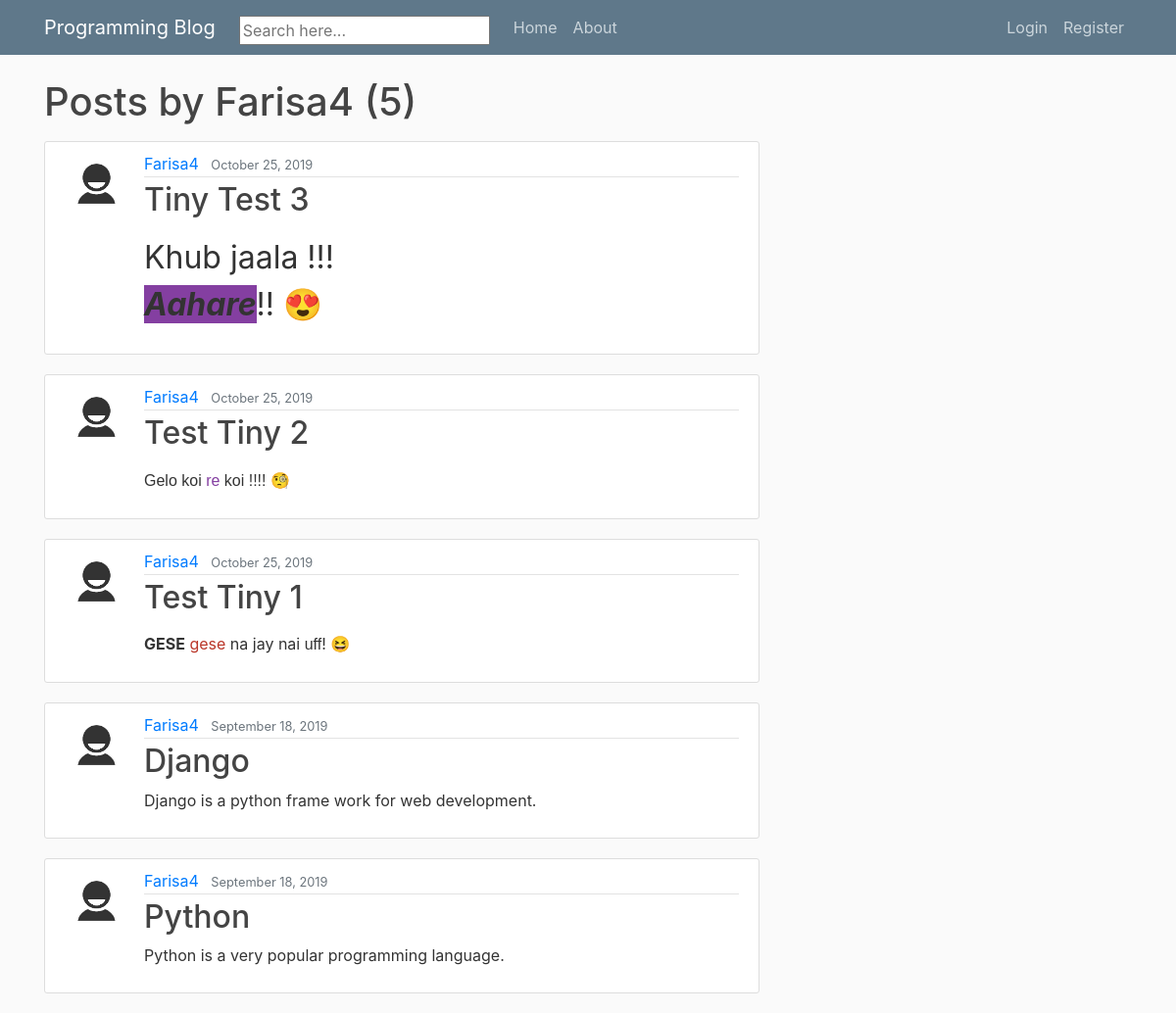
The app's page /user/Farisa4 with its own data.
### blog/models.py (models this page shows, shortened)
class Post(models.Model):
    title = models.CharField(max_length=100)
    content = HTMLField()
    date_posted = models.DateTimeField(default=timezone.now)
    author = models.ForeignKey(User, on_delete=models.CASCADE)

### users/models.py (models this page shows, shortened)
class Profile(models.Model):
    user = models.OneToOneField(User, on_delete=models.CASCADE)
    image = models.ImageField(default='default.jpg', upload_to='profile_pics')

### blog/views.py (the view)
# urls.py: path('user/<str:username>', UserPostListView.as_view(), name='user-posts'),
class UserPostListView(ListView):
    model = Post
    template_name = 'blog/user_posts.html'  # <app>/<model>_<viewtype>.html
    context_object_name = 'posts'
    paginate_by = 5
    def get_queryset(self):
        user = get_object_or_404(User, username=self.kwargs.get('username'))
        return Post.objects.filter(author=user).order_by('-date_posted')

### blog/templates/blog/user_posts.html (shortened to what this page needs)
{% extends "blog/base.html" %}
{% block content %}
    <h1 class="mb-3">Posts by {{ view.kwargs.username }} ({{ page_obj.paginator.count }})</h1>
    {% for post in posts %}
        <article class="media content-section">
          <img class="rounded-circle article-img" src="{{ post.author.profile.image.url }}">
          <div class="media-body">
            <div class="article-metadata">
              <a class="mr-2" href="{% url 'user-posts' post.author.username %}">{{ post.author }}</a>
              <small class="text-muted">{{ post.date_posted|date:"F d, Y" }}</small>
            </div>
            <h2><a class="article-title" href="{% url 'post-detail' post.id %}">{{ post.title }}</a></h2>
            <p class="article-content">{{ post.content|safe }}</p>
          </div>
        </article>
    {% endfor %}
{% endblock content %}

### blog/static/blog/main.css (style rules this page uses)
body { background: #fafafa; color: #333333; margin-top: 5rem; }
h1, h2, h3, h4, h5, h6 { color: #444444; }
.content-section { background: #ffffff; padding: 10px 20px; border: 1px solid #dddddd; border-radius: 3px; margin-bottom: 20px; }
.article-title { color: #444444; }
.article-content { white-space: pre-line; }
.article-img { height: 65px; width: 65px; margin-right: 16px; }
.article-metadata { padding-bottom: 1px; margin-bottom: 4px; border-bottom: 1px solid #e3e3e3 }

### records on screen
Post: author.profile.image (placeholder picture), author "Farisa4", date_posted "October 25, 2019", title "Tiny Test 3", content "Khub jaala !!! Aahare !! 😍"
Post: author.profile.image (placeholder picture), author "Farisa4", date_posted "October 25, 2019", title "Test Tiny 2", content "Gelo koi re koi !!!! 🧐"
Post: author.profile.image (placeholder picture), author "Farisa4", date_posted "October 25, 2019", title "Test Tiny 1", content "GESE gese na jay nai uff ! 😆"
Post: author.profile.image (placeholder picture), author "Farisa4", date_posted "September 18, 2019", title "Django", content "Django is a python frame work for web development."
Post: author.profile.image (placeholder picture), author "Farisa4", date_posted "September 18, 2019", title "Python", content "Python is a very popular programming language."

### other values on screen
{{ view.kwargs.username }} "Farisa4"
{{ page_obj.paginator.count }} "5"
